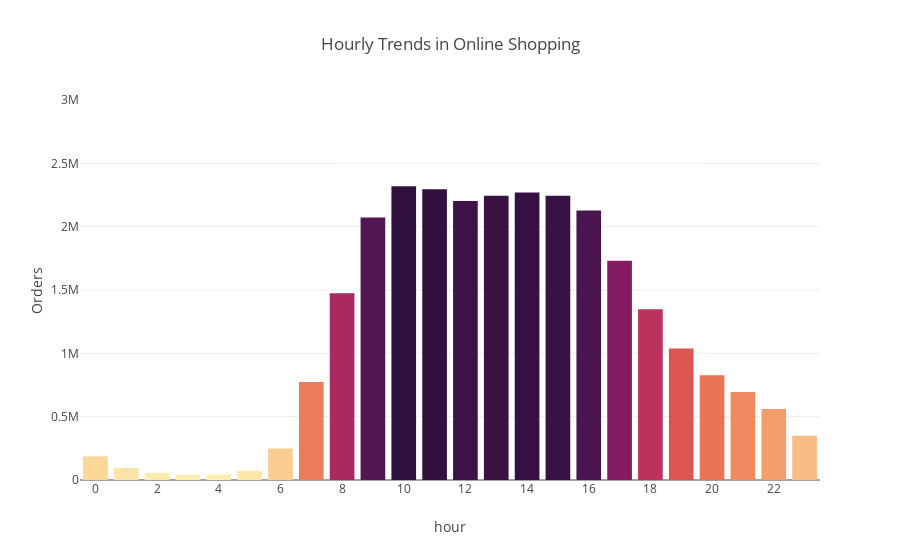

Notebook code for this chart:
### Code cell
# To prepare for the interactive dashboard, I used the plotly function to create interactive bar graphs. 
# I also specified and adjusted the hover template
fig = px.bar(df_organic_orders_hour_freq, x='hour', y='count',
                color='count',  # Equivalent to the hue parameter in Seaborn
                color_continuous_scale= 'Matter',
                title='Hourly Trends in Online Shopping')
            
fig.update_traces(
        hovertemplate='<b>Hour:</b> %{x}<br><b>Orders:</b> %{y:,}<extra></extra>'
        )
        
fig.update_yaxes(range=[0, 3_000_000], title='Orders')
fig.update_coloraxes(showscale=False)
fig.update_xaxes(tickmode='linear', dtick=2)
fig.update_layout(height=400)
fig.show()

### Figure 1 — Plotly figure (JSON) as saved in the notebook; plotly's stock layout.template omitted (floating-point values rounded to 4 significant figures)
{"data": [{"alignmentgroup": "True", "hovertemplate": "<b>Hour:</b> %{x}<br><b>Orders:</b> %{y:,}<extra></extra>", "legendgroup": "", "marker": {"color": [186403, 96299, 56195, 41108, 43614, 72676, 248528, 774053, 1473830, 2072099, 2319314, 2294460, 2201854, 2244284, 2270170, 2243333, 2126890, 1730138, 1347273, 1037896, 827623, 694836, 560589, 349891], "coloraxis": "coloraxis", "pattern": {"shape": ""}}, "name": "", "offsetgroup": "", "orientation": "v", "showlegend": false, "textposition": "auto", "type": "bar", "x": [0, 1, 2, 3, 4, 5, 6, 7, 8, 9, 10, 11, 12, 13, 14, 15, 16, 17, 18, 19, 20, 21, 22, 23], "xaxis": "x", "y": [186403, 96299, 56195, 41108, 43614, 72676, 248528, 774053, 1473830, 2072099, 2319314, 2294460, 2201854, 2244284, 2270170, 2243333, 2126890, 1730138, 1347273, 1037896, 827623, 694836, 560589, 349891], "yaxis": "y"}], "layout": {"autosize": true, "barmode": "relative", "coloraxis": {"colorbar": {"title": {"text": "count"}}, "colorscale": [[0, "rgb(253, 237, 176)"], [0.09091, "rgb(250, 205, 145)"], [0.1818, "rgb(246, 173, 119)"], [0.2727, "rgb(240, 142, 98)"], [0.3636, "rgb(231, 109, 84)"], [0.4545, "rgb(216, 80, 83)"], [0.5455, "rgb(195, 56, 90)"], [0.6364, "rgb(168, 40, 96)"], [0.7273, "rgb(138, 29, 99)"], [0.8182, "rgb(107, 24, 93)"], [0.9091, "rgb(76, 21, 80)"], [1, "rgb(47, 15, 61)"]], "showscale": false}, "legend": {"tracegroupgap": 0}, "title": {"text": "Hourly Trends in Online Shopping"}, "xaxis": {"anchor": "y", "autorange": true, "domain": [0, 1], "dtick": 2, "range": [-0.5, 23.5], "tickmode": "linear", "title": {"text": "hour"}, "type": "linear"}, "yaxis": {"anchor": "x", "domain": [0, 1], "range": [0, 3000000], "title": {"text": "Orders"}, "type": "linear"}}}
